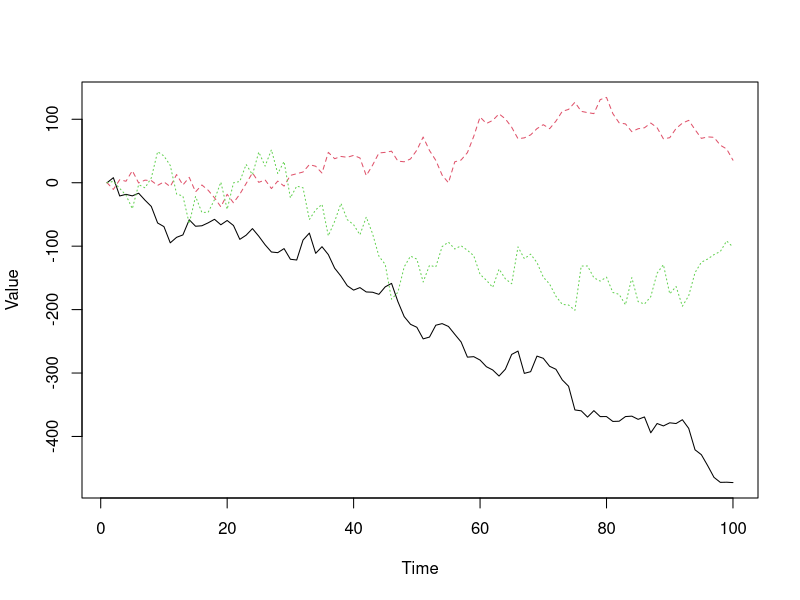

The R script that drew this image:
"
The goal is to generate a multi-dimensional Brownian Motion.

We will create a d-dimensional BM.
"
require(MASS) # import mvrnorm()
n = 100 # number of entries
d = 3 # dimension of B.M.
mu = matrix(runif(d, -5, 5), ncol= 1)

# This generates a d-dimensional standard normal vector.
# Z = mvrnorm(n=1, rep(0, d), diag(d))



"
This generates a d-dimensional integer-valued random matrix
that is SYMMETRIC POSITIVE-DEFINITE!!! Remember, this needs to be
such a matrix because we need a covariance matrix.
"
B_T = matrix(round(rnorm(n=d*d, 0, 10), 0), nrow=d)
B = t(B_T)
Sigma = B %*% t(B) + diag(d)*1e-6

# This is how to check that the matrix is symm pos-def.
sum(eigen(Sigma)$values > 0) == d



"
Multi-dimensional Brownian Motion: Random Walk Construction.
"
X = matrix(
  data = NA,
  nrow=d,
  ncol=n, dimnames = list(c(1:d), c(1:n)))

X[ , 1] = rep(0, d)
for ( i in 1:(n-1) ){
  Z = matrix(mvrnorm(n=1, rep(0, d), diag(d)), ncol=1)
  X[ , i+1] = X[ , i]  +  mu * (i+1 - i)  +  sqrt(i+1 - i) * B %*% Z
}
# Just putting the (i+1 - i) in for pedagogical purposes.

# Apparently, (i in 1:n-1) actually makes i start from 0 and go to n-1 !!
# Never knew that.

matplot(t(X), type = "l", xlab = "Time", ylab = "Value")




















